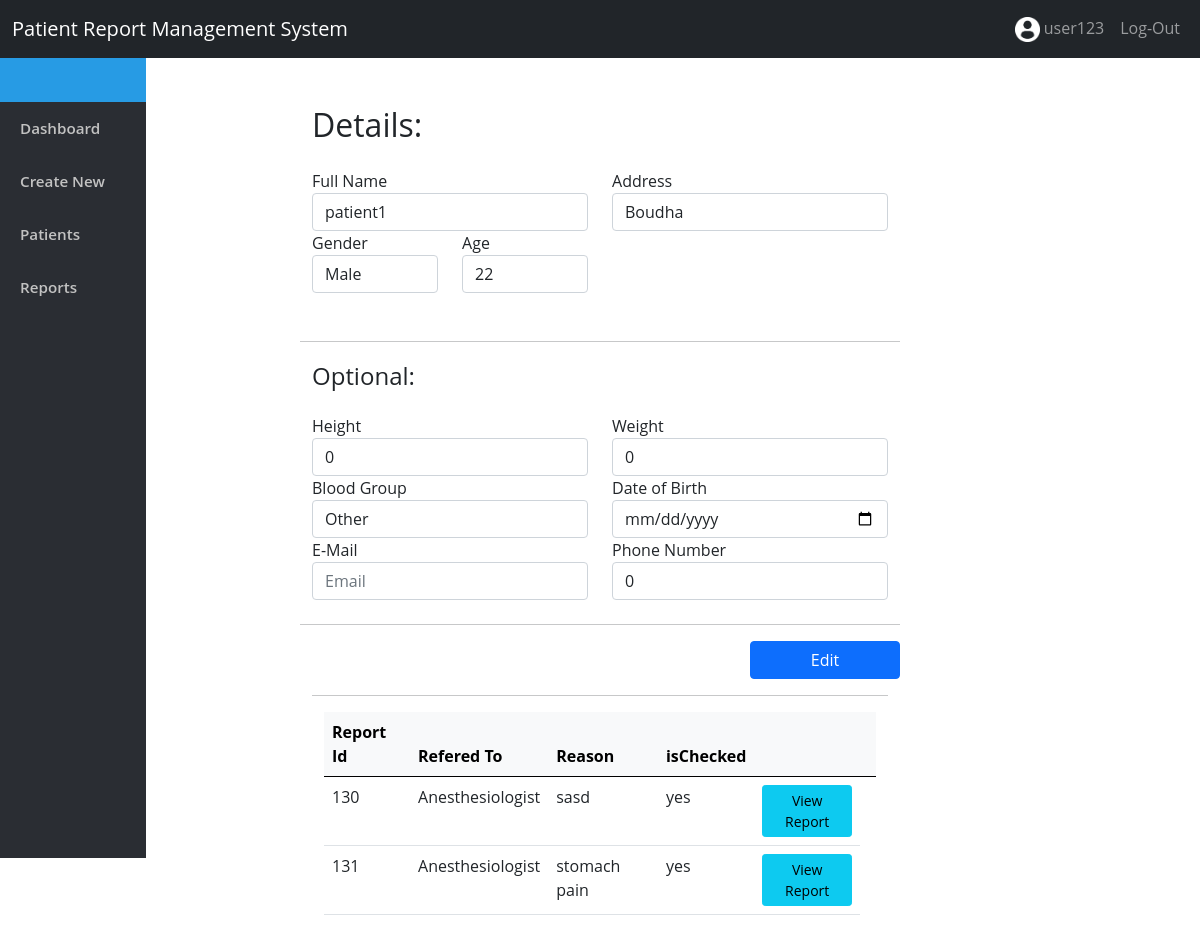
The app's page /Main.php?PageName=patientDetails&id=90 (signed in) with its own data.
### tables this page shows
CREATE TABLE `patient` (
  `Id` int(11) NOT NULL,
  `email` varchar(52) DEFAULT NULL,
  `name` varchar(52) NOT NULL,
  `age` int(11) NOT NULL,
  `address` varchar(52) NOT NULL,
  `phoneNumber` bigint(10) DEFAULT NULL,
  `Height` float DEFAULT NULL,
  `Weight` float DEFAULT NULL,
  `BloodGroup` varchar(5) DEFAULT NULL,
  `gender` varchar(10) NOT NULL,
  `dateOfBirth` date DEFAULT NULL,
  `registeredBy` int(11) NOT NULL
);

CREATE TABLE `report` (
  `Id` int(10) NOT NULL,
  `user_Id` int(10) NOT NULL,
  `Patient_Id` int(11) NOT NULL,
  `Doctor_Id` int(11) NOT NULL,
  `referedTo` varchar(54) NOT NULL,
  `Disease` int(10) NOT NULL,
  `drugs` varchar(54) NOT NULL,
  `Feedback` varchar(500) NOT NULL,
  `reason` varchar(200) NOT NULL,
  `date` date NOT NULL DEFAULT current_timestamp(),
  `isFilled` int(2) NOT NULL DEFAULT 0
);

### php/patientDetails.php (the view, shortened to what this page needs)
<?php
    if(isset($_GET['id']))
    {
      $id=$_GET['id'];
    }
    else $id=1;
?>
<div class="container mt-5 pl-2 w-50">
      <h2 class="pb-3">Details:</h2>
      <form method="POST" action="">
      <?php
    $sql ="SELECT * from patient where Id='$id'";
    $result = mysqli_query($conn,$sql) or die(mysqli_error($conn));
        while($row=mysqli_fetch_assoc($result))
        {
            echo '
        <div class="row">
          <div class="col-lg-6 col-xs-12 col-sm-6">
            <div class="form-group">
              <label for="exampleInputEmail1">Full Name</label>
              <input type="text" name="name" class="form-control" placeholder="Full Name" value="'.$row["name"].'" required>
            </div>
          </div>
          <div class="col-lg-offset-0 col-lg-6 col-xs-12 col-sm-6">
            <div class="form-group">
              <label for="exampleInputEmail1">Address</label>
              <input type="text" name="address" class="form-control"  value="'.$row["address"].'" placeholder="Address" required>
            </div>
          </div>
          <div class="col-lg-offset-0 col-lg-3 col-xs-12 col-sm-6">
            <div class="form-group">
              <label for="Gender"  class="select">Gender</label>
              <select class="form-control" name="gender" required>
			  	        <option>Others</option>
                  <option ';
                  if($row["gender"] == "Male"){
                    echo 'selected';
                }
                echo '>Male</option>
                  <option ';
                echo '>Female</option>
                </select>
            </div>
          </div>
          <div class="col-lg-offset-0 col-lg-3 col-xs-12 col-sm-12 pb-5">
            <div class="form-group">
                <label for="exampleInputEmail1">Age</label>
                <input type="number" name="age" class="form-control" value="'.$row["age"].'" placeholder="Age" required>
            </div>
          </div>
		  <hr>
		  <h4 class="pt-1 pb-3">Optional:</h4>
		  <div class="col-lg-offset-0 col-lg-6 col-xs-12 col-sm-12">
            <div class="form-group">
              <label  class="select">Height</label>
              <input type="text" name="height" class="form-control" value="'.$row["Height"].'" placeholder="Height">
            </div>
          </div>
          <div class="col-lg-offset-0 col-lg-6 col-xs-12 col-sm-12">
            <div class="form-group">
              <label  class="select">Weight</label>
              <input type="text" name="weight" class="form-control" value="'.$row["Weight"].'" placeholder="Weight">
            </div>
          </div>
          <div class="col-lg-offset-0 col-lg-6 col-xs-12 col-sm-6">
            <div class="form-group">
			<div class="form-group">
              <label for="Gender" class="select">Blood Group</label>
              <select class="form-control" name="bloodgroup">
			  	<option ';if ($row["BloodGroup"] == "Other"){
                    echo 'selected';
                }
                echo '
                  >Other</option>
			  	<option ';if ($row["BloodGroup"] == "O+"){
                    echo 'selected';
                }
                echo '>O+</option>
                  <option ';if ($row["BloodGroup"] == "O-"){
                    echo 'selected';
                }
                echo '>O-</option>
                  <option ';if ($row["BloodGroup"] == "A+"){
                    echo 'selected';
                }
                echo '>A+</option>
                  <option ';if ($row["BloodGroup"] == "A-"){
                    echo 'selected';
                }
                echo '>A-</option>
                  <option ';if ($row["BloodGroup"] == "B+"){
                    echo 'selected';
                }
                echo '>B+</option>
                  <option ';if ($row["BloodGroup"] == "B-"){
                    echo 'selected';
                }
                echo '>B-</option>
				    <option ';if ($row["BloodGroup"] == "AB+"){
                    echo 'selected';
                }
                echo '>AB+</option>
                  <option ';if ($row["BloodGroup"] == "AB-"){
                    echo 'selected';
                }
                echo '>AB-</option>
                </select>
            </div>
            </div>
          </div>
          <div class="col-lg-offset-0 col-lg-6 col-xs-12 col-sm-6">
            <div class="form-group">
              <label for="exampleInputEmail1">Date of Birth</label>
              <input type="date" name="dateofbirth" class="form-control"  value="'.$row["dateOfBirth"].'" placeholder="Date of Birth">
            </div>
          </div>
          <div class="col-lg-offset-0 col-lg-6 col-xs-12 col-sm-6">
            <div class="form-group">
              <label for="Gender" class="select">E-Mail</label>
              <input type="email" name="email" class="form-control" value="'.$row["email"].'" placeholder="Email">
            </div>
          </div>
		  <div class="col-lg-offset-0 col-lg-6 col-xs-12 col-sm-6 pb-4">
            <div class="form-group">
              <label for="exampleInputEmail1">Phone Number</label>
              <input type="text" minlength="10" name="phonenumber" minlength="10" class="form-control" value="'.$row["phoneNumber"].'" placeholder="Phone Number">
            </div>
          </div>
			<br>
			<br>
      <hr>
			<button type="submit" class="btn btn-primary w-25 ms-auto" name="submit">Edit</button>
            ';}
                ?>
      </form>
    </div>
    <hr>
    <div class="container ">
    <table id="myTable" class="table mx-auto">
        <?php
        $id=$_GET["id"];
            $sql1 ="SELECT patient.Id, report.referedTo, report.date, report.reason, report.isFilled,report.Id as rid
            FROM report
            JOIN patient ON report.Patient_Id=patient.Id
            JOIN users ON report.user_Id = users.Id
             where patient_Id = '$id'";
             $result1 = mysqli_query($conn,$sql1) or die(mysqli_error($conn));
             echo '<thead class="table-light">
              <tr>
                <th scope="col">Report Id</th>
                <th scope="col">Refered To</th>
                <th scope="col">Reason</th>
                <th scope="col">isChecked</th>
                <th scope="col"><th>
              </tr>
            </thead>
            <tbody>';
            $url = basename($_SERVER['PHP_SELF']);
              while($row1=mysqli_fetch_assoc($result1))
              {
                echo "<tr>";
                echo '<td scope="col">' . $row1["rid"] . '</td>';
                echo '<td scope="col">' . $row1["referedTo"] . '</td>';
                echo '<td scope="col">' . $row1["reason"] . '</td>';
                echo '<td scope="col">';
                if($row1["isFilled"] == "0"){
                    echo 'no';
                }
                else
                {
                    echo 'yes';
                }
                echo '</td>';
                echo '<td scope="col">';
                     if($row1["isFilled"] == "0"){
                      echo '<a href="./'.$url.'?PageName=unfilledReport&id='.$row1["rid"] .'" class="btn btn-info btn-sm"';
                    }
                    else{
                      echo '<a href="./'.$url.'?PageName=userReport&id='.$row1["rid"] .'" class="btn btn-info btn-sm"';
                    }
                    echo '>View Report</a>';
                echo '</td></tr>
                ';
              }
        ?>
        </table>
    </div>
    <br />
    <br />

### Css/main.css (style rules this page uses)
html, body { font-family: 'Open Sans', sans-serif; height: 100%; }
table { border-collapse: collapse; width: 100%; }

### records on screen
patient: name "patient1", address "Boudha", gender "Male", age "22", height "0", weight "0", bloodgroup "Other", phonenumber "0"
report: Id "130", referedTo "Anesthesiologist", reason "sasd", isFilled "yes"
report: Id "131", referedTo "Anesthesiologist", reason "stomach pain", isFilled "yes"

### other values on screen
$_SESSION["name"] "user123"
